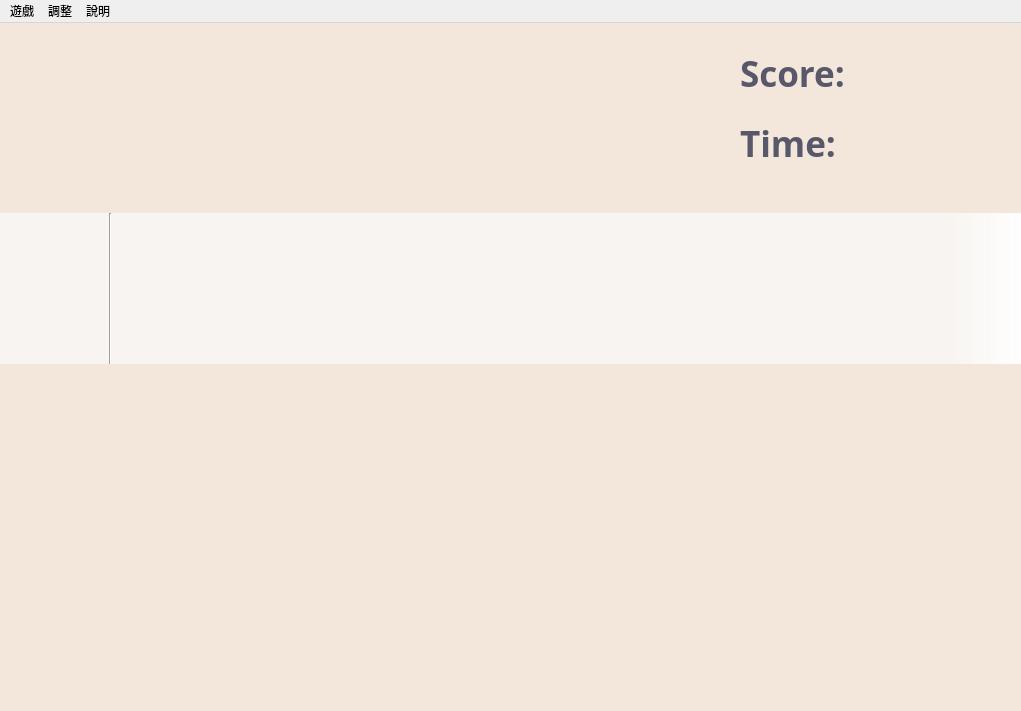
<?xml version="1.0" encoding="UTF-8"?>
<ui version="4.0">
 <class>PlayWindow</class>
 <widget class="QMainWindow" name="PlayWindow">
  <property name="geometry">
   <rect>
    <x>0</x>
    <y>0</y>
    <width>1021</width>
    <height>711</height>
   </rect>
  </property>
  <property name="windowTitle">
   <string>RIS的太鼓達人ヽ(´∀`*)ﾉ</string>
  </property>
  <widget class="QWidget" name="centralwidget">
   <widget class="QLabel" name="label_playbg">
    <property name="geometry">
     <rect>
      <x>0</x>
      <y>-100</y>
      <width>1021</width>
      <height>811</height>
     </rect>
    </property>
    <property name="styleSheet">
     <string notr="true">background-color: rgb(243, 231, 219);</string>
    </property>
    <property name="text">
     <string/>
    </property>
    <property name="pixmap">
     <pixmap resource="rrr.qrc">:/images/a9d6394a02957efa11b10b815b763ee4.jpg</pixmap>
    </property>
    <property name="alignment">
     <set>Qt::AlignCenter</set>
    </property>
   </widget>
   <widget class="QLabel" name="label_catpizza">
    <property name="geometry">
     <rect>
      <x>850</x>
      <y>500</y>
      <width>161</width>
      <height>161</height>
     </rect>
    </property>
    <property name="text">
     <string/>
    </property>
    <property name="pixmap">
     <pixmap>:/200 (4).gif</pixmap>
    </property>
    <property name="alignment">
     <set>Qt::AlignCenter</set>
    </property>
   </widget>
   <widget class="Line" name="line_critical">
    <property name="geometry">
     <rect>
      <x>100</x>
      <y>190</y>
      <width>21</width>
      <height>151</height>
     </rect>
    </property>
    <property name="sizePolicy">
     <sizepolicy hsizetype="Fixed" vsizetype="Minimum">
      <horstretch>0</horstretch>
      <verstretch>0</verstretch>
     </sizepolicy>
    </property>
    <property name="sizeIncrement">
     <size>
      <width>0</width>
      <height>0</height>
     </size>
    </property>
    <property name="baseSize">
     <size>
      <width>0</width>
      <height>0</height>
     </size>
    </property>
    <property name="orientation">
     <enum>Qt::Vertical</enum>
    </property>
   </widget>
   <widget class="QLabel" name="label_time">
    <property name="geometry">
     <rect>
      <x>740</x>
      <y>90</y>
      <width>261</width>
      <height>61</height>
     </rect>
    </property>
    <property name="font">
     <font>
      <family>Castellar</family>
      <pointsize>26</pointsize>
      <weight>75</weight>
      <bold>true</bold>
     </font>
    </property>
    <property name="styleSheet">
     <string notr="true">color: rgb(88, 88, 106);</string>
    </property>
    <property name="text">
     <string>Time:</string>
    </property>
   </widget>
   <widget class="QLabel" name="label_score">
    <property name="geometry">
     <rect>
      <x>740</x>
      <y>20</y>
      <width>261</width>
      <height>61</height>
     </rect>
    </property>
    <property name="font">
     <font>
      <family>Castellar</family>
      <pointsize>26</pointsize>
      <weight>75</weight>
      <bold>true</bold>
     </font>
    </property>
    <property name="styleSheet">
     <string notr="true">color: rgb(88, 88, 106);</string>
    </property>
    <property name="text">
     <string>Score:</string>
    </property>
   </widget>
   <widget class="QGraphicsView" name="graphicsView_play">
    <property name="geometry">
     <rect>
      <x>-5</x>
      <y>190</y>
      <width>1031</width>
      <height>151</height>
     </rect>
    </property>
    <property name="styleSheet">
     <string notr="true">background-color: qlineargradient(spread:repeat, x1:0, y1:0, x2:1, y2:0, stop:0.923274 rgba(250, 250, 250, 174), stop:1 rgba(255, 255, 255, 255));</string>
    </property>
    <property name="frameShape">
     <enum>QFrame::NoFrame</enum>
    </property>
    <property name="frameShadow">
     <enum>QFrame::Raised</enum>
    </property>
    <property name="lineWidth">
     <number>1</number>
    </property>
    <property name="midLineWidth">
     <number>0</number>
    </property>
    <property name="verticalScrollBarPolicy">
     <enum>Qt::ScrollBarAlwaysOff</enum>
    </property>
    <property name="horizontalScrollBarPolicy">
     <enum>Qt::ScrollBarAlwaysOff</enum>
    </property>
    <property name="resizeAnchor">
     <enum>QGraphicsView::AnchorViewCenter</enum>
    </property>
   </widget>
   <widget class="QLabel" name="label">
    <property name="geometry">
     <rect>
      <x>410</x>
      <y>570</y>
      <width>91</width>
      <height>91</height>
     </rect>
    </property>
    <property name="text">
     <string/>
    </property>
    <property name="pixmap">
     <pixmap resource="rrr.qrc">:/images/wordball_r.png</pixmap>
    </property>
    <property name="alignment">
     <set>Qt::AlignCenter</set>
    </property>
    <property name="textInteractionFlags">
     <set>Qt::NoTextInteraction</set>
    </property>
   </widget>
   <widget class="QLabel" name="label_2">
    <property name="geometry">
     <rect>
      <x>540</x>
      <y>570</y>
      <width>91</width>
      <height>91</height>
     </rect>
    </property>
    <property name="text">
     <string/>
    </property>
    <property name="pixmap">
     <pixmap resource="rrr.qrc">:/images/wordball_l.png</pixmap>
    </property>
    <property name="alignment">
     <set>Qt::AlignCenter</set>
    </property>
    <property name="textInteractionFlags">
     <set>Qt::NoTextInteraction</set>
    </property>
   </widget>
   <widget class="QLabel" name="label_catballoon">
    <property name="geometry">
     <rect>
      <x>50</x>
      <y>0</y>
      <width>181</width>
      <height>191</height>
     </rect>
    </property>
    <property name="text">
     <string/>
    </property>
    <property name="pixmap">
     <pixmap resource="rrr.qrc">:/images/200 (5).gif</pixmap>
    </property>
    <property name="alignment">
     <set>Qt::AlignCenter</set>
    </property>
    <property name="textInteractionFlags">
     <set>Qt::NoTextInteraction</set>
    </property>
   </widget>
   <zorder>label_playbg</zorder>
   <zorder>graphicsView_play</zorder>
   <zorder>label_catpizza</zorder>
   <zorder>label_time</zorder>
   <zorder>label_score</zorder>
   <zorder>line_critical</zorder>
   <zorder>label</zorder>
   <zorder>label_2</zorder>
   <zorder>label_catballoon</zorder>
  </widget>
  <widget class="QMenuBar" name="menubar">
   <property name="geometry">
    <rect>
     <x>0</x>
     <y>0</y>
     <width>1021</width>
     <height>25</height>
    </rect>
   </property>
   <widget class="QMenu" name="menu">
    <property name="title">
     <string>遊戲</string>
    </property>
    <addaction name="action_quit"/>
   </widget>
   <widget class="QMenu" name="menu_2">
    <property name="title">
     <string>調整</string>
    </property>
   </widget>
   <widget class="QMenu" name="menu_3">
    <property name="title">
     <string>說明</string>
    </property>
    <addaction name="action_howto"/>
    <addaction name="action_ris"/>
   </widget>
   <addaction name="menu"/>
   <addaction name="menu_2"/>
   <addaction name="menu_3"/>
  </widget>
  <action name="action_pause">
   <property name="text">
    <string>暫停</string>
   </property>
  </action>
  <action name="action_restart">
   <property name="text">
    <string>重新開始</string>
   </property>
  </action>
  <action name="action_quit">
   <property name="text">
    <string>我不玩了</string>
   </property>
  </action>
  <action name="action_tostartwindow">
   <property name="text">
    <string>回到開始畫面</string>
   </property>
  </action>
  <action name="action_howto">
   <property name="text">
    <string>要怎麼玩</string>
   </property>
  </action>
  <action name="action_ris">
   <property name="text">
    <string>關於作者萌RIS</string>
   </property>
  </action>
  <action name="action_aboutgame">
   <property name="text">
    <string>關於這ㄍ遊戲</string>
   </property>
  </action>
 </widget>
 <resources>
  <include location="rrr.qrc"/>
 </resources>
 <connections/>
</ui>
